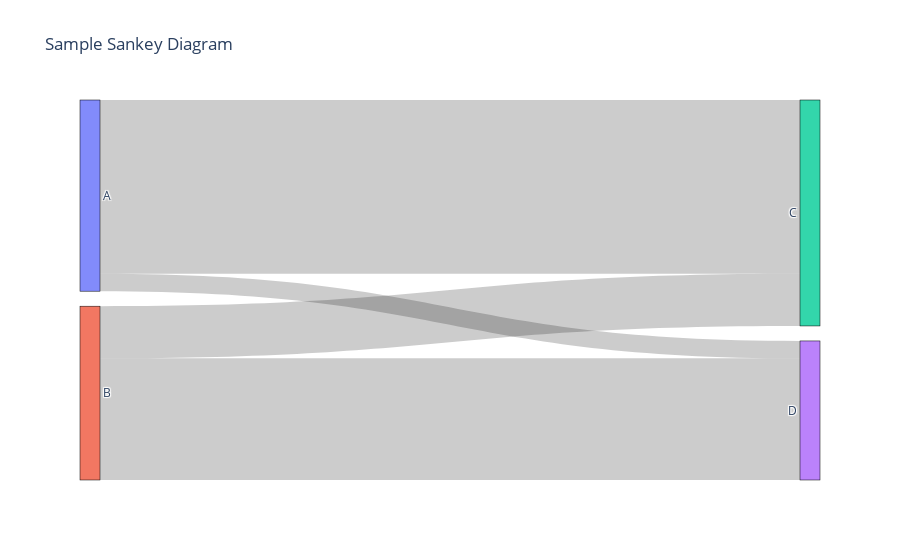

Notebook cell for this chart:
### Code cell
import plotly.graph_objects as go

labels = ["A", "B", "C", "D"]
label_to_index = {label: i for i, label in enumerate(labels)}

fig = go.Figure(data=[go.Sankey(
    node=dict(
        pad=15,
        thickness=20,
        line=dict(color="black", width=0.5),
        label = labels
    ),
    link=dict(
        source=counts["first"].map(label_to_index),
        target=counts["second"].map(label_to_index),
        value=counts["count"]
    )
)])

# Update the layout and show the diagram
fig.update_layout(title_text="Sample Sankey Diagram")
fig.show()

### Figure 1 — Plotly figure (JSON) as saved in the notebook; plotly's stock layout.template omitted (floating-point values rounded to 4 significant figures)
{"data": [{"link": {"source": [0, 0, 1, 1], "target": [2, 3, 2, 3], "value": [10, 1, 3, 7]}, "node": {"label": ["A", "B", "C", "D"], "line": {"color": "black", "width": 0.5}, "pad": 15, "thickness": 20}, "type": "sankey"}], "layout": {"title": {"text": "Sample Sankey Diagram"}}}
